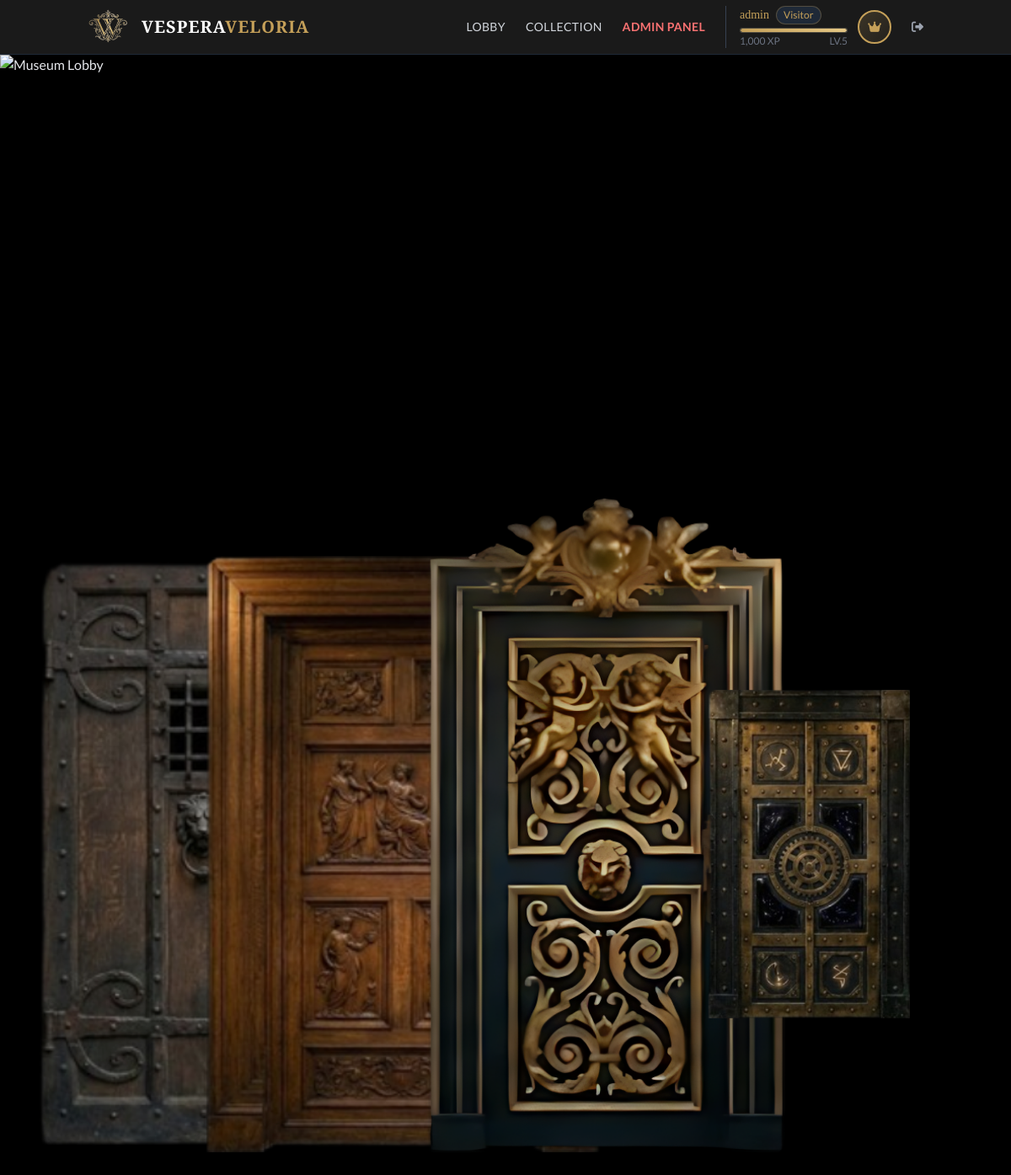
/public/lobby/ (signed in), run on the app's committed database.
### tables this page shows
CREATE TABLE `rooms` (
  `id` int(11) NOT NULL,
  `name` varchar(100) NOT NULL,
  `description` text DEFAULT NULL,
  `min_level` int(11) DEFAULT 1,
  `image_url` varchar(255) DEFAULT NULL,
  `hidden_artifact_name` varchar(100) DEFAULT NULL,
  `hidden_artifact_desc` text DEFAULT NULL,
  `hidden_artifact_image` varchar(255) DEFAULT NULL,
  `hidden_artifact_xp` int(11) DEFAULT 100,
  `professor_dialogs` text DEFAULT NULL,
  `chest_position_top` varchar(10) DEFAULT '70%',
  `chest_position_left` varchar(10) DEFAULT '85%'
);

### app/Models/Room.php (called while the page is built, shortened)
<?php
class Room {
    public static function getAll($conn) {
        $result = $conn->query("SELECT * FROM rooms ORDER BY id");
        $rooms = [];
        while ($row = $result->fetch_assoc()) {
            $rooms[] = $row;
        }
        return $rooms;
    }
}

### public/lobby/index.php (the view, shortened to what this page needs)
<?php
require_once '../../app/Config/database.php';
require_once '../../app/Models/Room.php';
$user_level = $_SESSION['level'] ?? 1;
$all_rooms = Room::getAll($conn);
$rooms = [];
foreach ($all_rooms as $room) {
    $room['is_locked'] = ($user_level < $room['min_level']);
    $rooms[] = $room;
}
$door_images = [
    '/project-akhir/public/assets/img/medievaldoor.png',
    '/project-akhir/public/assets/img/renaissancedoor.png',
    '/project-akhir/public/assets/img/baroquedoor.png',
    '/project-akhir/public/assets/img/archivedoor.png',
];
$door_positions = [
    ['left' => '20%', 'bottom' => '8%', 'height' => '50%'],
    ['left' => '40%', 'bottom' => '8%', 'height' => '50%'],
    ['left' => '60%', 'bottom' => '8%', 'height' => '55%'],
    ['left' => '80%', 'bottom' => '8%', 'height' => '50%'],
];
include '../header.php';
include '../navbar.php';
?>
<div class="relative w-full h-[calc(100vh-64px)] overflow-hidden bg-black">
    <?php for ($i = 0; $i < 4 && $i < count($rooms); $i++): ?>
        <?php
        $room = $rooms[$i];
        $door_img = $door_images[$i];
        $pos = $door_positions[$i];
        ?>
        <div class="door-item absolute cursor-pointer transition-all duration-300"
             style="left: <?php echo $pos['left']; ?>; bottom: <?php echo $pos['bottom']; ?>; height: <?php echo $pos['height']; ?>; transform: translateX(-50%);"
             data-room-id="<?php echo $room['id']; ?>"
             data-locked="<?php echo $room['is_locked'] ? 'true' : 'false'; ?>"
             data-room-name="<?php echo htmlspecialchars($room['name']); ?>"
             data-min-level="<?php echo $room['min_level']; ?>">
            <img src="<?php echo $door_img; ?>"
                 alt="<?php echo htmlspecialchars($room['name']); ?>"
                 class="h-full w-auto object-contain mx-auto transition-all duration-300 door-image"
                 style="filter: brightness(0.9);">
        </div>
    <?php endfor; ?>
</div>
<?php
include '../footer.php';
?>

### public/assets/css/style.css (style rules this page uses)
:root { --color-gold: #c5a059; --color-gold-hover: #e6c885; --color-dark-bg: #1a1a1a; --color-darker-bg: #121212; --color-text: #e0e0e0; --color-parchment: #f0e6d2; }
body { font-family: "Lato", sans-serif; background-color: var(--color-darker-bg); color: var(--color-text); }

### public/header.php (style rules this page uses)
body { background-color: #121212; }

### public/lobby/index.php (style rules this page uses)
.door-item:not([data-locked="true"]) .door-image { animation: subtlePulse 4s ease-in-out infinite; }

### data on the page
rooms: $pos['height'] 50% (drawn), shows a picture
rooms: $pos['height'] 50% (drawn), shows a picture
rooms: $pos['height'] 55% (drawn), shows a picture
rooms: $pos['height'] 50% (drawn), shows a picture

### other printed values
$username "admin"
$rank_name "Visitor"
$current_xp "1,000"
$level "5"
